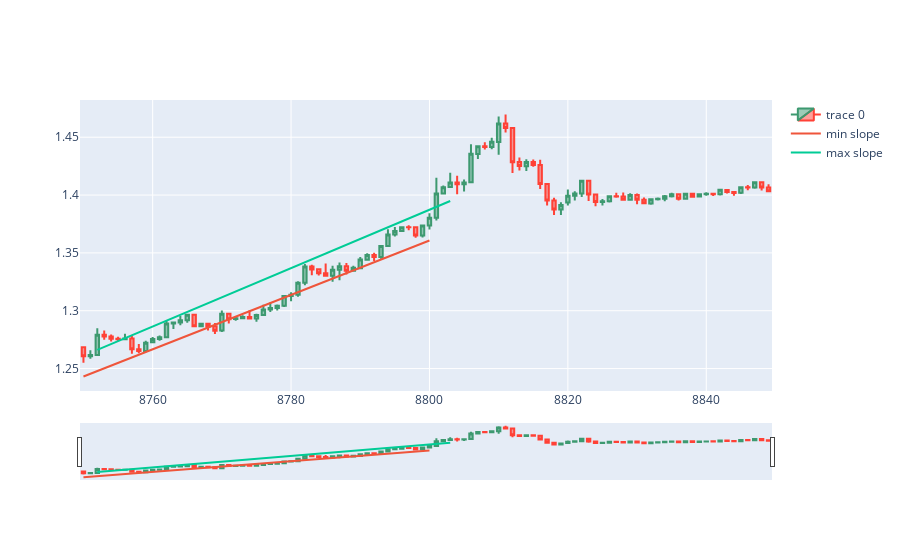

Notebook code for this chart:
### Code cell
import numpy as np
from matplotlib import pyplot
backcandles= 50
wind = 5

candleid = 8800

maxim = np.array([])
minim = np.array([])
xxmin = np.array([])
xxmax = np.array([])
for i in range(candleid-backcandles, candleid+1, wind):
    minim = np.append(minim, df.low.iloc[i:i+wind].min())
    xxmin = np.append(xxmin, df.low.iloc[i:i+wind].idxmin())
for i in range(candleid-backcandles, candleid+1, wind):
    maxim = np.append(maxim, df.high.loc[i:i+wind].max())
    xxmax = np.append(xxmax, df.high.iloc[i:i+wind].idxmax())
slmin, intercmin = np.polyfit(xxmin, minim,1)
slmax, intercmax = np.polyfit(xxmax, maxim,1)

dfpl = df[candleid-backcandles:candleid+backcandles]
fig = go.Figure(data=[go.Candlestick(x=dfpl.index,
                open=dfpl['open'],
                high=dfpl['high'],
                low=dfpl['low'],
                close=dfpl['close'])])
fig.add_trace(go.Scatter(x=xxmin, y=slmin*xxmin + intercmin, mode='lines', name='min slope'))
fig.add_trace(go.Scatter(x=xxmax, y=slmax*xxmax + intercmax, mode='lines', name='max slope'))
